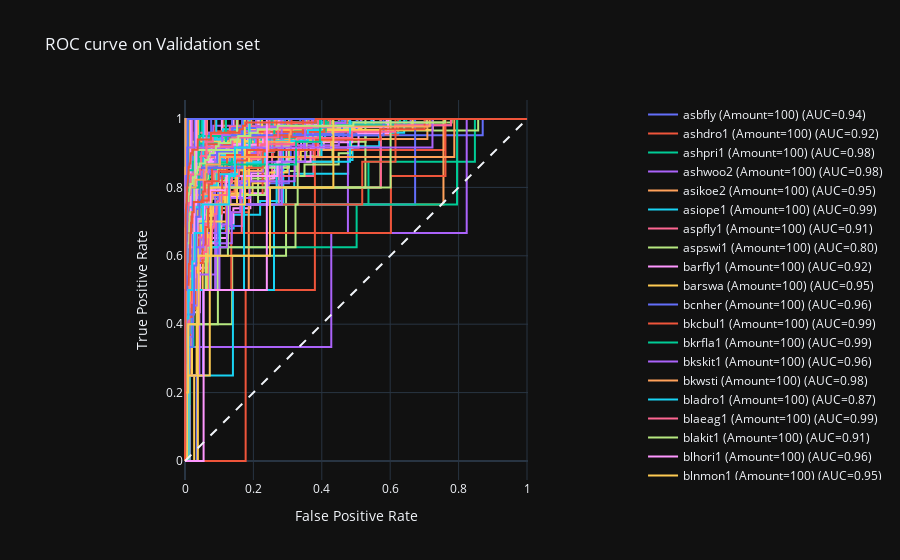

The code cell stored with this chart in its notebook:
### Code cell
# One hot encode the labels in order to plot them
y_onehot = pd.DataFrame(target_val.numpy())
y_scores = output_val

# Create an empty figure, and iteratively add new lines every time we compute a new class
fig = go.Figure()
fig.add_shape(
    type='line', line=dict(dash='dash'),
    x0=0, x1=1, y0=0, y1=1
)

for i in range(y_scores.shape[1]):
    y_true = y_onehot.iloc[:, i]
    y_score = y_scores[:, i]

    fpr, tpr, _ = roc_curve(y_true, y_score)
    auc_score = roc_auc_score(y_true, y_score)

    name = f"{id2species[y_onehot.columns[i]]} (Amount={amount[y_onehot.columns[i]]}) (AUC={auc_score:.2f})"
    fig.add_trace(go.Scatter(x=fpr, y=tpr, name=name, mode='lines'))

fig.update_layout(
    title="ROC curve on Validation set",
    template='plotly_dark',
    xaxis_title='False Positive Rate',
    yaxis_title='True Positive Rate',
    yaxis=dict(scaleanchor="x", scaleratio=1),
    xaxis=dict(constrain='domain')
)
fig.show()
